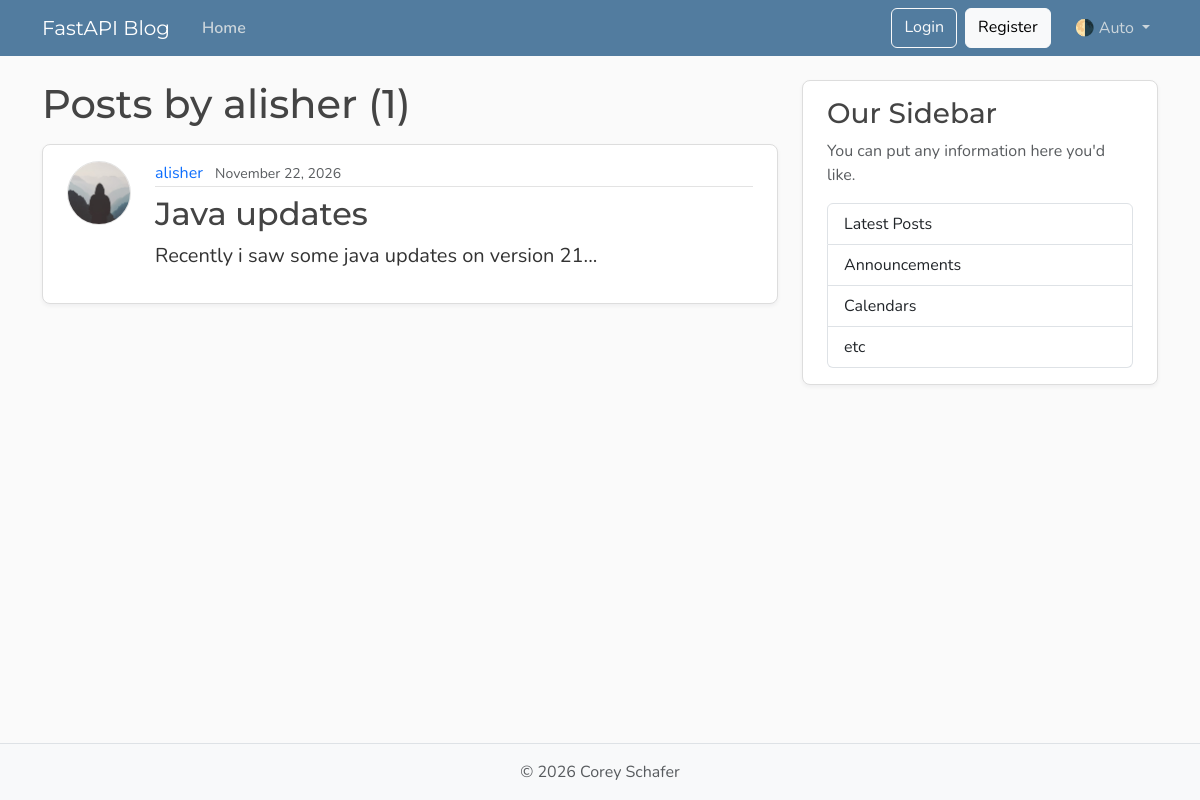
Before: /users/1/posts with the older database file.
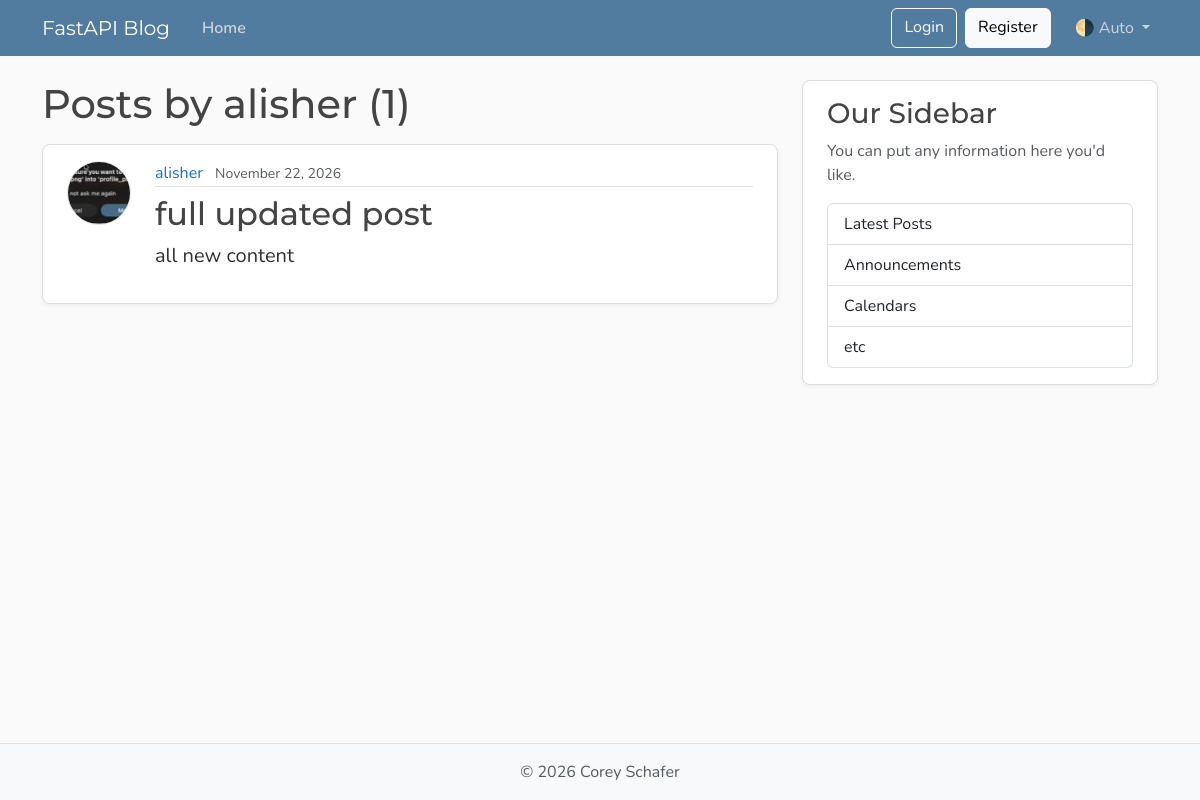
After: the same page with the newer database file.
### src/fastapi_commercial_app/models/post_model.py (models this page shows)
class Post(Base):
    __tablename__ = 'posts'
    id: Mapped[int] = mapped_column(Integer, primary_key=True)
    title: Mapped[str] = mapped_column(String(100), nullable=False)
    content: Mapped[str] = mapped_column(Text, nullable=False)
    user_id: Mapped[int] = mapped_column(ForeignKey("users.id"), nullable=False, index=True)
    date_posted: Mapped[datetime] = mapped_column(DateTime(timezone=True), default=lambda: datetime.now(UTC))
    author: Mapped[User] = relationship(back_populates='posts')

### src/fastapi_commercial_app/models/user_model.py (models this page shows, shortened)
class User(Base):
    __tablename__ = "users"
    id: Mapped[int] = mapped_column(Integer, primary_key=True)
    username: Mapped[str] = mapped_column(String(50), unique=True, nullable=False, index=True)
    email: Mapped[str] = mapped_column(String(120), unique=True, nullable=False, index=True)
    image_file: Mapped[str | None] = mapped_column(String(120), nullable=True, default=None)
    posts: Mapped[list[Post]] = relationship(back_populates='author', cascade='all, delete-orphan')

### src/fastapi_commercial_app/main.py (the view)
@app.get("/users/{user_id}/posts", include_in_schema=False, name="user_posts")
def user_posts_page(
    request: Request,
    user_id: int,
    db: Annotated[Session, Depends(get_db)],
):
    result = db.execute(select(User).where(User.id == user_id))
    user = result.scalars().first()
    if not user:
        raise HTTPException(
            status_code=status.HTTP_404_NOT_FOUND,
            detail="User not found",
        )
    result = db.execute(select(Post).where(Post.user_id == user_id))
    posts = result.scalars().all()
    return templates.TemplateResponse(
        request,
        "user_posts.html",
        {"posts": posts, "user": user, "title": f"{user.username}'s Posts"},
    )

### src/fastapi_commercial_app/templates/user_posts.html
{% extends "layout.html" %}
{% block content %}
  <h1 class="mb-3">Posts by {{ user.username }} ({{ posts | length }})</h1>
  {% for post in posts %}
    <article class="content-section py-3 px-4 mb-4">
      <div class="d-flex align-items-start gap-4">
        <img class="rounded-circle article-img flex-shrink-0"
             src="{{ post.author.image_path }}"
             alt="{{ post.author.username }}'s profile picture"
             width="64"
             height="64"
             loading="lazy">
        <div class="flex-grow-1">
          <div class="article-metadata mb-2">
            <a class="me-2" href="{{ url_for('user_posts', user_id=post.user_id) }}">{{ post.author.username }}</a>
            <small class="text-body-secondary">{{ post.date_posted.strftime('%B %d, %Y') }}</small>
          </div>
          <h2>
            <a class="article-title" href="{{ url_for('post_page', post_id=post.id) }}">{{ post.title }}</a>
          </h2>
          <p class="article-content">{{ post.content }}</p>
        </div>
      </div>
    </article>
  {% else %}
    <p>{{ user.username }} hasn't posted anything yet.</p>
  {% endfor %}
{% endblock content %}

Changed rows visible on the page:
changed Post "alisher": author.image_path: picture added in place of a placeholder; title "Java updates" → "full updated post"; content "Recently i saw some java updates on version 21..." → "all new content"
